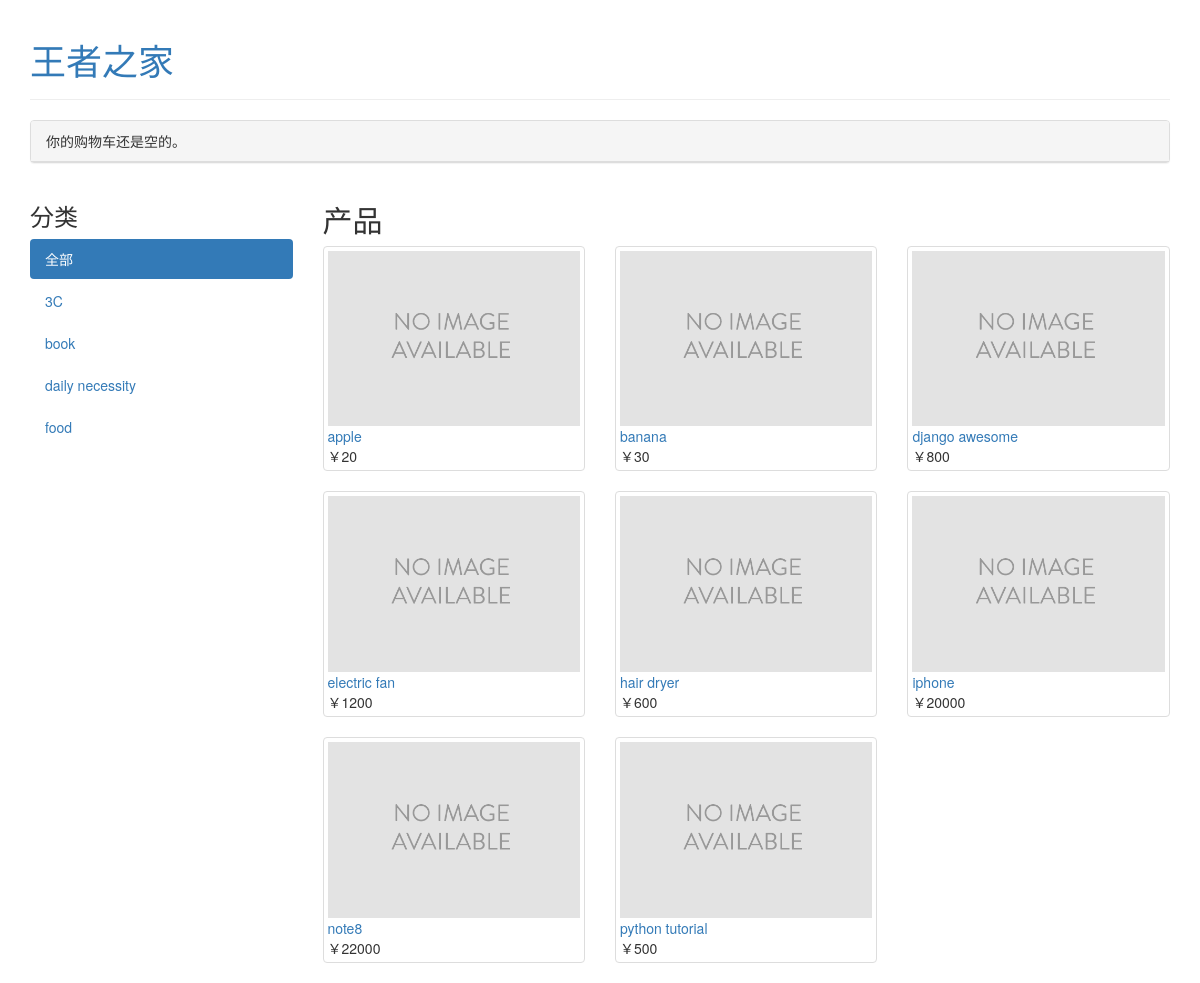
/, run on an earlier commit of the app's database.
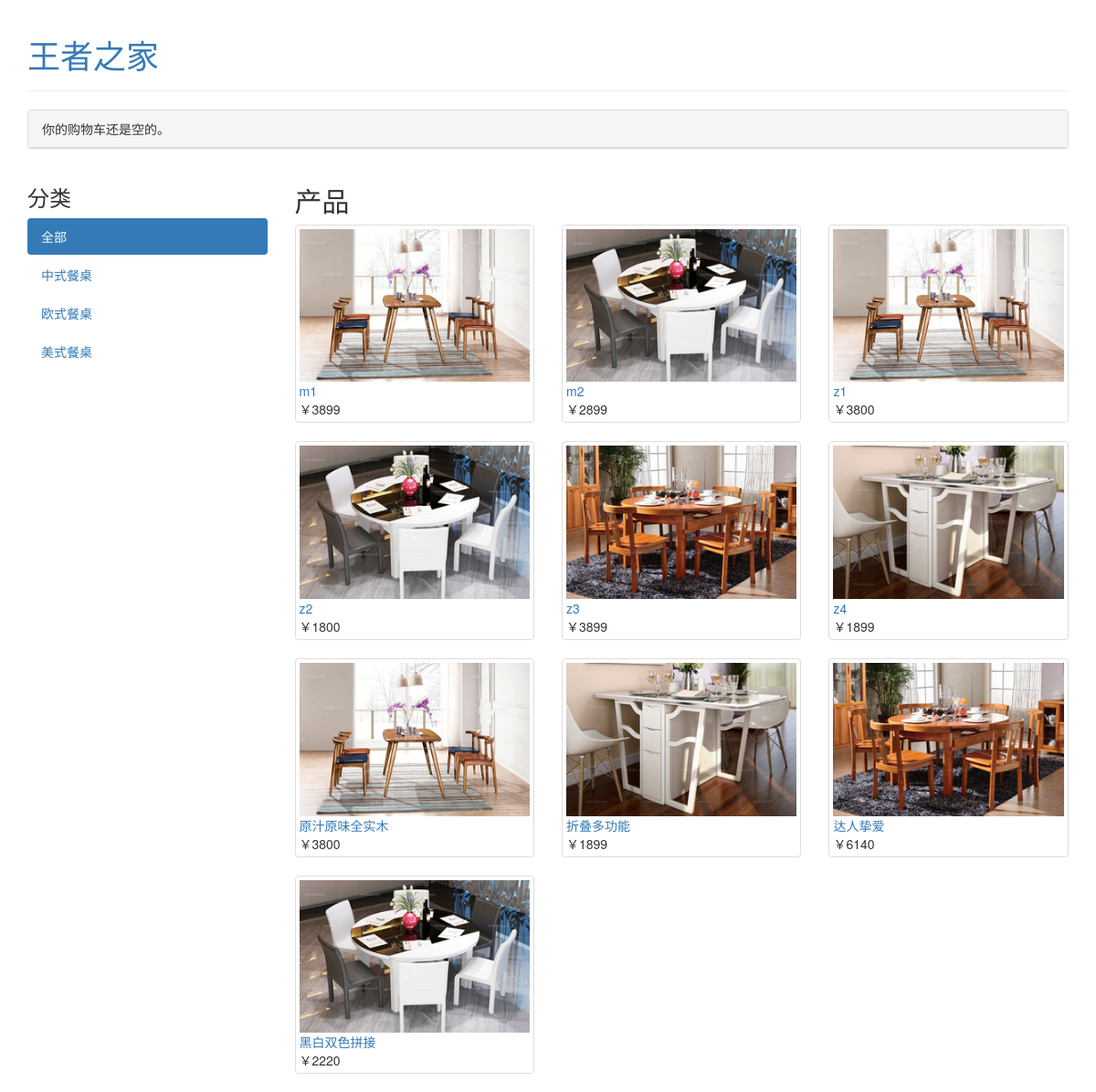
And on a later commit of the database.
### shop/models.py (models this page shows, shortened)
class Category(models.Model):
    name = models.CharField(max_length=200,
                            db_index=True)
    slug = models.SlugField(max_length=200,
                            db_index=True,
                            unique=True)
    class Meta:
        ordering = ('name',)
        verbose_name = 'category'
        verbose_name_plural = 'categories'
    def get_absolute_url(self):
        return reverse('shop:product_list_by_category',
                       args=[self.slug])

class Product(models.Model):
    category = models.ForeignKey(Category,
                                 related_name='products')
    name = models.CharField(max_length=200, db_index=True)
    slug = models.SlugField(max_length=200, db_index=True)
    image = models.ImageField(upload_to='products/%Y/%m/%d',
                              blank=True)
    description = models.TextField(blank=True)
    price = models.DecimalField(max_digits=10, decimal_places=0)
    stock = models.PositiveIntegerField()
    available = models.BooleanField(default=True)
    created = models.DateTimeField(auto_now_add=True)
    updated = models.DateTimeField(auto_now=True)
    class Meta:
        ordering = ('name',)
        index_together = (('id', 'slug'),)
    def get_absolute_url(self):
        return reverse('shop:product_detail',
                       args=[self.id, self.slug])

### shop/views.py (the view)
# urls.py: url(r'^$', views.product_list,
def product_list(request, category_slug=None):
    category = None
    categories = Category.objects.all()
    products = Product.objects.filter(available=True)
    if category_slug:
        category = get_object_or_404(Category, slug=category_slug)
        products = products.filter(category=category)
    return render(request,
                  'shop/product/list.html',
                  {'category': category,
                   'categories': categories,
                   'products': products})

### cart/cart.py (called while the page is built)
    def __len__(self):
        return sum(item['quantity'] for item in self.cart.values())

### cart/context_processors.py (called while the page is built)
def cart(request):
        return {'cart': Cart(request)}

### shop/templates/shop/product/list.html (shortened to what this page needs)
{% extends "shop/base.html" %}
{% load staticfiles %}
{% block content %}
    <div class="row">
        <div class="col-md-3">
            <h3>分类</h3>
            <ul class="nav nav-pills nav-stacked">
                <li {% if not category %}class="active"{% endif %}>
                    <a href="{% url "shop:product_list" %}">全部</a></li>
                {% for c in categories %}
                    <li {% if category.slug == c.slug %}class="active"{% endif %}>
                        <a href="{{ c.get_absolute_url }}">{{ c.name }}</a>
                    </li>
                {% endfor %}
            </ul>
        </div>
        <div class="col-md-9">
            <h2>{% if category %}{{ category.name }}{% else %}产品{% endif %}</h2>
            <div class="row">
                {% for product in products %}
                    <div class="col-md-4">
                        <div class="thumbnail">
                            <a href="{{ product.get_absolute_url }}">
                                <img src="{% if product.image %}{{ product.image.url }}
                                          {% else %}{% static "img/no_image.png" %} {% endif %}">
                            </a>
                            <a href="{{ product.get_absolute_url }}">{{ product.name }}</a><br>
                            ￥{{ product.price }}
                        </div>
                    </div>
                {% endfor %}
            </div>
        </div>
    </div>
{% endblock %}

### shop/templates/shop/base.html (shortened to what this page needs)
{% load staticfiles %}
{% load bootstrap3 %}
<!DOCTYPE html>
<html>
<head>
    <link href="https://netdna.bootstrapcdn.com/font-awesome/4.7.0/css/font-awesome.min.css" rel="stylesheet">
    {% bootstrap_css %}
</head>
<body>
<div class="container">
    <div class="page-header">
        <a href="/"><h1>王者之家</h1></a>
    </div>
    <div class="panel panel-default">
        <div class="panel-heading">
            {% with total_items=cart|length %}
                {% if cart|length > 0 %}
                    你的购物车：
                    <a href="{% url "cart:cart_detail" %}">
                        {{ total_items }} item{{ total_items|pluralize }},
                        ￥{{ cart.get_total_price }}
                    </a>
                {% else %}
                    你的购物车还是空的。
                {% endif %}
            {% endwith %}
        </div>
    </div>
    {% block content %}
    {% endblock %}
</div>
</body>
</html>

What changed in the data, as far as the page shows it:
removed Category: name "3C"
removed Category: name "book"
removed Category: name "daily necessity"
removed Category: name "food"
removed Product: name "apple", price "20"
removed Product: name "banana", price "30"
removed Product: name "django awesome", price "800"
removed Product: name "electric fan", price "1200"
removed Product: name "hair dryer", price "600"
removed Product: name "iphone", price "20000"
removed Product: name "note8", price "22000"
removed Product: name "python tutorial", price "500"
added Category: name "中式餐桌"
added Category: name "欧式餐桌"
added Category: name "美式餐桌"
added Product: image (picture), name "m1", price "3899"
added Product: image (picture), name "m2", price "2899"
added Product: image (picture), name "z1", price "3800"
added Product: image (picture), name "z2", price "1800"
added Product: image (picture), name "z3", price "3899"
added Product: image (picture), name "z4", price "1899"
added Product: image (picture), name "原汁原味全实木", price "3800"
added Product: image (picture), name "折叠多功能", price "1899"
added Product: image (picture), name "达人挚爱", price "6140"
added Product: image (picture), name "黑白双色拼接", price "2220"
